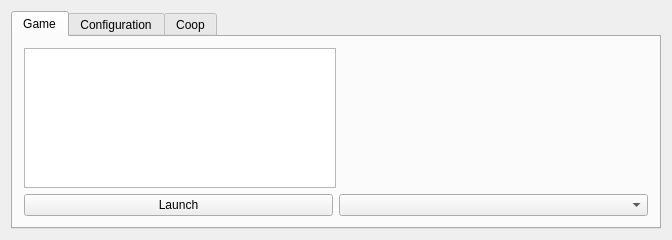
<?xml version="1.0" encoding="UTF-8"?>
<ui version="4.0">
 <class>MainWindow</class>
 <widget class="QMainWindow" name="MainWindow">
  <property name="geometry">
   <rect>
    <x>0</x>
    <y>0</y>
    <width>672</width>
    <height>234</height>
   </rect>
  </property>
  <property name="windowTitle">
   <string>CroftEngine</string>
  </property>
  <property name="locale">
   <locale language="English" country="UnitedKingdom"/>
  </property>
  <widget class="QWidget" name="centralWidget">
   <layout class="QGridLayout" name="gridLayout">
    <item row="0" column="1">
     <widget class="QTabWidget" name="tabWidget">
      <property name="currentIndex">
       <number>0</number>
      </property>
      <widget class="QWidget" name="tabLaunch">
       <attribute name="title">
        <string>Game</string>
       </attribute>
       <layout class="QVBoxLayout" name="verticalLayout_2">
        <item>
         <layout class="QHBoxLayout" name="horizontalLayout_2" stretch="1,1">
          <item>
           <widget class="QListView" name="gameflows"/>
          </item>
          <item>
           <layout class="QVBoxLayout" name="gameflowMeta"/>
          </item>
         </layout>
        </item>
        <item>
         <layout class="QHBoxLayout" name="horizontalLayout_3">
          <item>
           <widget class="QPushButton" name="btnLaunch">
            <property name="text">
             <string>Launch</string>
            </property>
           </widget>
          </item>
          <item>
           <widget class="QComboBox" name="languages"/>
          </item>
         </layout>
        </item>
       </layout>
      </widget>
      <widget class="QWidget" name="tabConfig">
       <attribute name="title">
        <string>Configuration</string>
       </attribute>
       <layout class="QVBoxLayout" name="verticalLayout">
        <item>
         <layout class="QGridLayout" name="gridLayout_2" columnstretch="0,1">
          <item row="0" column="1">
           <widget class="QLabel" name="engineVersion">
            <property name="text">
             <string/>
            </property>
           </widget>
          </item>
          <item row="2" column="0">
           <widget class="QLabel" name="label_7">
            <property name="text">
             <string>Engine Data Location</string>
            </property>
           </widget>
          </item>
          <item row="0" column="0">
           <widget class="QLabel" name="label_6">
            <property name="text">
             <string>Engine Version</string>
            </property>
           </widget>
          </item>
          <item row="1" column="1">
           <widget class="QLabel" name="dataLocation">
            <property name="text">
             <string/>
            </property>
           </widget>
          </item>
          <item row="1" column="0">
           <widget class="QLabel" name="label_5">
            <property name="text">
             <string>Data Location</string>
            </property>
           </widget>
          </item>
          <item row="2" column="1">
           <widget class="QLabel" name="engineDataLocation">
            <property name="text">
             <string/>
            </property>
           </widget>
          </item>
         </layout>
        </item>
        <item>
         <widget class="QPushButton" name="migrateBtn">
          <property name="text">
           <string>Migrate from other installation</string>
          </property>
         </widget>
        </item>
        <item>
         <widget class="QPushButton" name="openDataLocation">
          <property name="text">
           <string>Show Data Location</string>
          </property>
         </widget>
        </item>
        <item>
         <widget class="QPushButton" name="resetConfig">
          <property name="text">
           <string>Clear config</string>
          </property>
         </widget>
        </item>
        <item>
         <layout class="QHBoxLayout" name="horizontalLayout">
          <item>
           <widget class="QPushButton" name="selectGlidos">
            <property name="text">
             <string>Select Glidos Texture Pack</string>
            </property>
           </widget>
          </item>
          <item>
           <widget class="QPushButton" name="disableGlidos">
            <property name="text">
             <string>Disable Glidos Texture Pack</string>
            </property>
           </widget>
          </item>
         </layout>
        </item>
       </layout>
      </widget>
      <widget class="QWidget" name="tabCoop">
       <attribute name="title">
        <string>Coop</string>
       </attribute>
       <layout class="QVBoxLayout" name="verticalLayout_3">
        <item>
         <layout class="QFormLayout" name="formLayout">
          <item row="0" column="0">
           <widget class="QPushButton" name="btnChooseColor">
            <property name="text">
             <string>Choose Your Ghost Color</string>
            </property>
           </widget>
          </item>
          <item row="0" column="1">
           <widget class="QLabel" name="lblColor">
            <property name="text">
             <string/>
            </property>
           </widget>
          </item>
          <item row="1" column="0">
           <widget class="QLabel" name="label">
            <property name="text">
             <string>Server</string>
            </property>
           </widget>
          </item>
          <item row="1" column="1">
           <widget class="QLineEdit" name="serverSocket">
            <property name="placeholderText">
             <string>example.com:12345</string>
            </property>
           </widget>
          </item>
          <item row="2" column="0">
           <widget class="QLabel" name="label_2">
            <property name="text">
             <string>Username</string>
            </property>
           </widget>
          </item>
          <item row="2" column="1">
           <widget class="QLineEdit" name="username"/>
          </item>
          <item row="3" column="0">
           <widget class="QLabel" name="label_3">
            <property name="text">
             <string>Auth token</string>
            </property>
           </widget>
          </item>
          <item row="3" column="1">
           <widget class="QLineEdit" name="authToken"/>
          </item>
          <item row="4" column="0">
           <widget class="QLabel" name="label_4">
            <property name="text">
             <string>Session ID</string>
            </property>
           </widget>
          </item>
          <item row="4" column="1">
           <widget class="QLineEdit" name="sessionId"/>
          </item>
          <item row="5" column="1">
           <widget class="QPushButton" name="validateConnection">
            <property name="text">
             <string>Validate</string>
            </property>
           </widget>
          </item>
         </layout>
        </item>
        <item>
         <spacer name="verticalSpacer">
          <property name="orientation">
           <enum>Qt::Vertical</enum>
          </property>
          <property name="sizeHint" stdset="0">
           <size>
            <width>20</width>
            <height>40</height>
           </size>
          </property>
         </spacer>
        </item>
       </layout>
      </widget>
     </widget>
    </item>
   </layout>
  </widget>
  <action name="actionExit">
   <property name="text">
    <string>E&amp;xit</string>
   </property>
  </action>
 </widget>
 <layoutdefault spacing="6" margin="11"/>
 <resources/>
 <connections/>
</ui>
